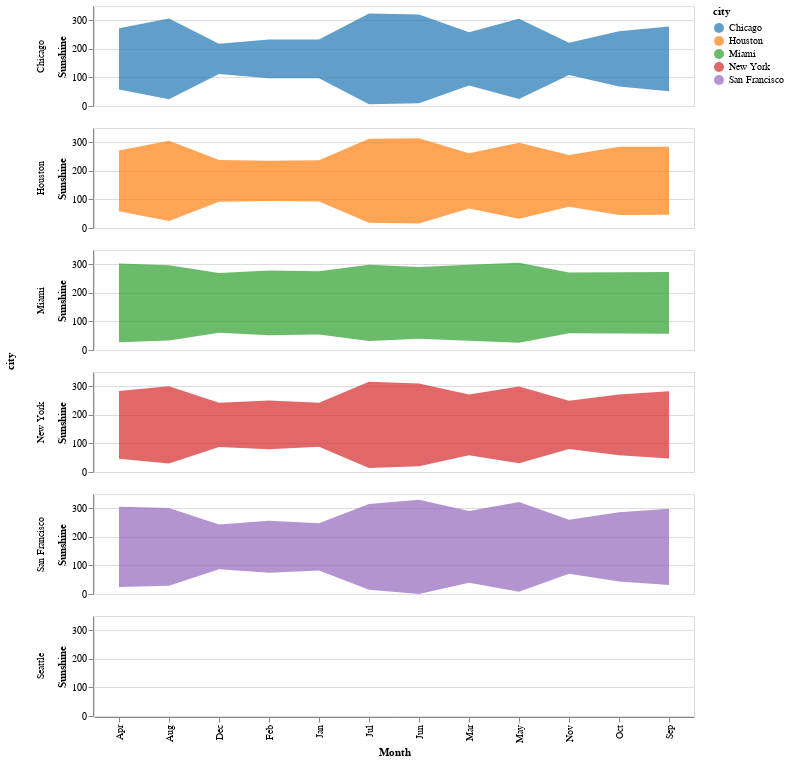

The code cell stored with this chart in its notebook:
### Code cell
import altair as alt
import pandas as pd

# Load the data
df = pd.read_csv(url)

# Define the color scheme for each city
color_scale = alt.Scale(domain=['Chicago', 'Houston', 'Miami', 'New York', 'San Francisco'],
                        range=['#1f77b4', '#ff7f0e', '#2ca02c', '#d62728', '#9467bd'])

# Create the plot
alt.Chart(df).mark_area().encode(
    x=alt.X('month:N', axis=alt.Axis(title='Month')),
    y=alt.Y('sunshine:Q', stack='center', axis=alt.Axis(title='Sunshine')),
    color=alt.Color('city:N', scale=color_scale),
    row=alt.Row('city:N', sort=['Chicago', 'Houston', 'Miami', 'New York', 'San Francisco']),
    opacity=alt.OpacityValue(0.7)
).properties(
    width=600,
    height=100
)

### Figure 1 — Vega-Lite specification as saved in the notebook (floating-point values rounded to 4 significant figures)
{"config": {"view": {"continuousWidth": 300, "continuousHeight": 300}}, "data": {"name": "data-162638687fd33f296a3b88b07ba677ef"}, "mark": {"type": "area"}, "encoding": {"color": {"field": "city", "scale": {"domain": ["Chicago", "Houston", "Miami", "New York", "San Francisco"], "range": ["#1f77b4", "#ff7f0e", "#2ca02c", "#d62728", "#9467bd"]}, "type": "nominal"}, "opacity": {"value": 0.7}, "row": {"field": "city", "sort": ["Chicago", "Houston", "Miami", "New York", "San Francisco"], "type": "nominal"}, "x": {"axis": {"title": "Month"}, "field": "month", "type": "nominal"}, "y": {"axis": {"title": "Sunshine"}, "field": "sunshine", "stack": "center", "type": "quantitative"}}, "height": 100, "width": 600, "$schema": "https://vega.github.io/schema/vega-lite/v5.15.1.json", "datasets": {"data-162638687fd33f296a3b88b07ba677ef": [{"city": "Chicago", "lon": -87.62, "lat": 41.88, "month": "Jan", "monthnum": 0, "sunshine": 135}, {"city": "Chicago", "lon": -87.62, "lat": 41.88, "month": "Feb", "monthnum": 1, "sunshine": 136}, {"city": "Chicago", "lon": -87.62, "lat": 41.88, "month": "Mar", "monthnum": 2, "sunshine": 187}, {"city": "Chicago", "lon": -87.62, "lat": 41.88, "month": "Apr", "monthnum": 3, "sunshine": 215}, {"city": "Chicago", "lon": -87.62, "lat": 41.88, "month": "May", "monthnum": 4, "sunshine": 281}, {"city": "Chicago", "lon": -87.62, "lat": 41.88, "month": "Jun", "monthnum": 5, "sunshine": 311}, {"city": "Chicago", "lon": -87.62, "lat": 41.88, "month": "Jul", "monthnum": 6, "sunshine": 318}, {"city": "Chicago", "lon": -87.62, "lat": 41.88, "month": "Aug", "monthnum": 7, "sunshine": 283}, {"city": "Chicago", "lon": -87.62, "lat": 41.88, "month": "Sep", "monthnum": 8, "sunshine": 226}, {"city": "Chicago", "lon": -87.62, "lat": 41.88, "month": "Oct", "monthnum": 9, "sunshine": 193}, {"city": "Chicago", "lon": -87.62, "lat": 41.88, "month": "Nov", "monthnum": 10, "sunshine": 113}, {"city": "Chicago", "lon": -87.62, "lat": 41.88, "month": "Dec", "monthnum": 11, "sunshine": 106}, {"city": "Houston", "lon": -95.36, "lat": 29.75, "month": "Jan", "monthnum": 0, "sunshine": 144}, {"city": "Houston", "lon": -95.36, "lat": 29.75, "month": "Feb", "monthnum": 1, "sunshine": 141}, {"city": "Houston", "lon": -95.36, "lat": 29.75, "month": "Mar", "monthnum": 2, "sunshine": 193}, {"city": "Houston", "lon": -95.36, "lat": 29.75, "month": "Apr", "monthnum": 3, "sunshine": 212}, {"city": "Houston", "lon": -95.36, "lat": 29.75, "month": "May", "monthnum": 4, "sunshine": 266}, {"city": "Houston", "lon": -95.36, "lat": 29.75, "month": "Jun", "monthnum": 5, "sunshine": 298}, {"city": "Houston", "lon": -95.36, "lat": 29.75, "month": "Jul", "monthnum": 6, "sunshine": 294}, {"city": "Houston", "lon": -95.36, "lat": 29.75, "month": "Aug", "monthnum": 7, "sunshine": 281}, {"city": "Houston", "lon": -95.36, "lat": 29.75, "month": "Sep", "monthnum": 8, "sunshine": 238}, {"city": "Houston", "lon": -95.36, "lat": 29.75, "month": "Oct", "monthnum": 9, "sunshine": 239}, {"city": "Houston", "lon": -95.36, "lat": 29.75, "month": "Nov", "monthnum": 10, "sunshine": 181}, {"city": "Houston", "lon": -95.36, "lat": 29.75, "month": "Dec", "monthnum": 11, "sunshine": 146}, {"city": "Miami", "lon": -80.19, "lat": 25.76, "month": "Jan", "monthnum": 0, "sunshine": 222}, {"city": "Miami", "lon": -80.19, "lat": 25.76, "month": "Feb", "monthnum": 1, "sunshine": 227}, {"city": "Miami", "lon": -80.19, "lat": 25.76, "month": "Mar", "monthnum": 2, "sunshine": 266}, {"city": "Miami", "lon": -80.19, "lat": 25.76, "month": "Apr", "monthnum": 3, "sunshine": 275}, {"city": "Miami", "lon": -80.19, "lat": 25.76, "month": "May", "monthnum": 4, "sunshine": 280}, {"city": "Miami", "lon": -80.19, "lat": 25.76, "month": "Jun", "monthnum": 5, "sunshine": 251}, {"city": "Miami", "lon": -80.19, "lat": 25.76, "month": "Jul", "monthnum": 6, "sunshine": 267}, {"city": "Miami", "lon": -80.19, "lat": 25.76, "month": "Aug", "monthnum": 7, "sunshine": 263}, {"city": "Miami", "lon": -80.19, "lat": 25.76, "month": "Sep", "monthnum": 8, "sunshine": 216}, {"city": "Miami", "lon": -80.19, "lat": 25.76, "month": "Oct", "monthnum": 9, "sunshine": 215}, {"city": "Miami", "lon": -80.19, "lat": 25.76, "month": "Nov", "monthnum": 10, "sunshine": 212}, {"city": "Miami", "lon": -80.19, "lat": 25.76, "month": "Dec", "monthnum": 11, "sunshine": 209}, {"city": "New York", "lon": -73.94, "lat": 40.73, "month": "Jan", "monthnum": 0, "sunshine": 154}, {"city": "New York", "lon": -73.94, "lat": 40.73, "month": "Feb", "monthnum": 1, "sunshine": 171}, {"city": "New York", "lon": -73.94, "lat": 40.73, "month": "Mar", "monthnum": 2, "sunshine": 213}, {"city": "New York", "lon": -73.94, "lat": 40.73, "month": "Apr", "monthnum": 3, "sunshine": 237}, {"city": "New York", "lon": -73.94, "lat": 40.73, "month": "May", "monthnum": 4, "sunshine": 268}, {"city": "New York", "lon": -73.94, "lat": 40.73, "month": "Jun", "monthnum": 5, "sunshine": 289}, {"city": "New York", "lon": -73.94, "lat": 40.73, "month": "Jul", "monthnum": 6, "sunshine": 302}, {"city": "New York", "lon": -73.94, "lat": 40.73, "month": "Aug", "monthnum": 7, "sunshine": 271}, {"city": "New York", "lon": -73.94, "lat": 40.73, "month": "Sep", "monthnum": 8, "sunshine": 235}, {"city": "New York", "lon": -73.94, "lat": 40.73, "month": "Oct", "monthnum": 9, "sunshine": 213}, {"city": "New York", "lon": -73.94, "lat": 40.73, "month": "Nov", "monthnum": 10, "sunshine": 169}, {"city": "New York", "lon": -73.94, "lat": 40.73, "month": "Dec", "monthnum": 11, "sunshine": 155}, {"city": "San Francisco", "lon": -122.4, "lat": 37.73, "month": "Jan", "monthnum": 0, "sunshine": 165}, {"city": "San Francisco", "lon": -122.4, "lat": 37.73, "month": "Feb", "monthnum": 1, "sunshine": 182}, {"city": "San Francisco", "lon": -122.4, "lat": 37.73, "month": "Mar", "monthnum": 2, "sunshine": 251}, {"city": "San Francisco", "lon": -122.4, "lat": 37.73, "month": "Apr", "monthnum": 3, "sunshine": 281}, {"city": "San Francisco", "lon": -122.4, "lat": 37.73, "month": "May", "monthnum": 4, "sunshine": 314}, {"city": "San Francisco", "lon": -122.4, "lat": 37.73, "month": "Jun", "monthnum": 5, "sunshine": 330}, {"city": "San Francisco", "lon": -122.4, "lat": 37.73, "month": "Jul", "monthnum": 6, "sunshine": 300}, {"city": "San Francisco", "lon": -122.4, "lat": 37.73, "month": "Aug", "monthnum": 7, "sunshine": 272}, {"city": "San Francisco", "lon": -122.4, "lat": 37.73, "month": "Sep", "monthnum": 8, "sunshine": 267}, {"city": "San Francisco", "lon": -122.4, "lat": 37.73, "month": "Oct", "monthnum": 9, "sunshine": 243}, {"city": "San Francisco", "lon": -122.4, "lat": 37.73, "month": "Nov", "monthnum": 10, "sunshine": 189}, {"city": "San Francisco", "lon": -122.4, "lat": 37.73, "month": "Dec", "monthnum": 11, "sunshine": 156}, {"city": "Seattle", "lon": -122.3, "lat": 47.61, "month": "Jan", "monthnum": 0, "sunshine": 69}, {"city": "Seattle", "lon": -122.3, "lat": 47.61, "month": "Feb", "monthnum": 1, "sunshine": 108}, {"city": "Seattle", "lon": -122.3, "lat": 47.61, "month": "Mar", "monthnum": 2, "sunshine": 178}, {"city": "Seattle", "lon": -122.3, "lat": 47.61, "month": "Apr", "monthnum": 3, "sunshine": 207}, {"city": "Seattle", "lon": -122.3, "lat": 47.61, "month": "May", "monthnum": 4, "sunshine": 253}, {"city": "Seattle", "lon": -122.3, "lat": 47.61, "month": "Jun", "monthnum": 5, "sunshine": 268}, {"city": "Seattle", "lon": -122.3, "lat": 47.61, "month": "Jul", "monthnum": 6, "sunshine": 312}, {"city": "Seattle", "lon": -122.3, "lat": 47.61, "month": "Aug", "monthnum": 7, "sunshine": 281}, {"city": "Seattle", "lon": -122.3, "lat": 47.61, "month": "Sep", "monthnum": 8, "sunshine": 221}, {"city": "Seattle", "lon": -122.3, "lat": 47.61, "month": "Oct", "monthnum": 9, "sunshine": 142}, {"city": "Seattle", "lon": -122.3, "lat": 47.61, "month": "Nov", "monthnum": 10, "sunshine": 72}, {"city": "Seattle", "lon": -122.3, "lat": 47.61, "month": "Dec", "monthnum": 11, "sunshine": 52}]}}
